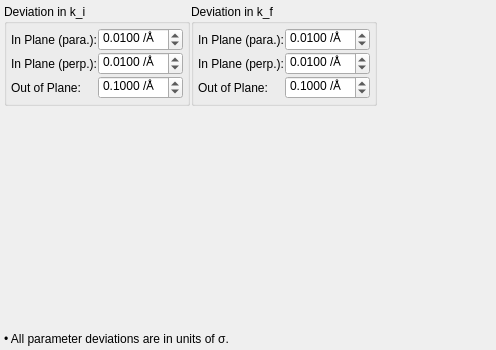
     <widget class="QWidget" name="tabSimple">
      <attribute name="title">
       <string>Simple</string>
      </attribute>
      <layout class="QGridLayout" name="gridLayout_16">
       <property name="leftMargin">
        <number>4</number>
       </property>
       <property name="topMargin">
        <number>4</number>
       </property>
       <property name="rightMargin">
        <number>4</number>
       </property>
       <property name="bottomMargin">
        <number>4</number>
       </property>
       <property name="spacing">
        <number>1</number>
       </property>
       <item row="0" column="0">
        <widget class="QGroupBox" name="groupBox_26">
         <property name="title">
          <string>Deviation in k_i</string>
         </property>
         <layout class="QGridLayout" name="gridLayout_21">
          <property name="leftMargin">
           <number>4</number>
          </property>
          <property name="topMargin">
           <number>4</number>
          </property>
          <property name="rightMargin">
           <number>4</number>
          </property>
          <property name="bottomMargin">
           <number>4</number>
          </property>
          <property name="spacing">
           <number>1</number>
          </property>
          <item row="0" column="0">
           <widget class="QLabel" name="label_4">
            <property name="sizePolicy">
             <sizepolicy hsizetype="Fixed" vsizetype="Preferred">
              <horstretch>0</horstretch>
              <verstretch>0</verstretch>
             </sizepolicy>
            </property>
            <property name="text">
             <string>In Plane (para.):</string>
            </property>
           </widget>
          </item>
          <item row="0" column="1">
           <widget class="QDoubleSpinBox" name="spinSigKi">
            <property name="suffix">
             <string> /Å</string>
            </property>
            <property name="decimals">
             <number>4</number>
            </property>
            <property name="singleStep">
             <double>0.001000000000000</double>
            </property>
            <property name="value">
             <double>0.010000000000000</double>
            </property>
           </widget>
          </item>
          <item row="1" column="0">
           <widget class="QLabel" name="label_4_2">
            <property name="sizePolicy">
             <sizepolicy hsizetype="Fixed" vsizetype="Preferred">
              <horstretch>0</horstretch>
              <verstretch>0</verstretch>
             </sizepolicy>
            </property>
            <property name="text">
             <string>In Plane (perp.):</string>
            </property>
           </widget>
          </item>
          <item row="1" column="1">
           <widget class="QDoubleSpinBox" name="spinSigKi_perp">
            <property name="suffix">
             <string> /Å</string>
            </property>
            <property name="decimals">
             <number>4</number>
            </property>
            <property name="singleStep">
             <double>0.001000000000000</double>
            </property>
            <property name="value">
             <double>0.010000000000000</double>
            </property>
           </widget>
          </item>
          <item row="2" column="0">
           <widget class="QLabel" name="label_5">
            <property name="sizePolicy">
             <sizepolicy hsizetype="Fixed" vsizetype="Preferred">
              <horstretch>0</horstretch>
              <verstretch>0</verstretch>
             </sizepolicy>
            </property>
            <property name="text">
             <string>Out of Plane:</string>
            </property>
           </widget>
          </item>
          <item row="2" column="1">
           <widget class="QDoubleSpinBox" name="spinSigKi_z">
            <property name="suffix">
             <string> /Å</string>
            </property>
            <property name="decimals">
             <number>4</number>
            </property>
            <property name="singleStep">
             <double>0.001000000000000</double>
            </property>
            <property name="value">
             <double>0.100000000000000</double>
            </property>
           </widget>
          </item>
         </layout>
        </widget>
       </item>
       <item row="0" column="1">
        <widget class="QGroupBox" name="groupBox_27">
         <property name="title">
          <string>Deviation in k_f</string>
         </property>
         <layout class="QGridLayout" name="gridLayout_20">
          <property name="leftMargin">
           <number>4</number>
          </property>
          <property name="topMargin">
           <number>4</number>
          </property>
          <property name="rightMargin">
           <number>4</number>
          </property>
          <property name="bottomMargin">
           <number>4</number>
          </property>
          <property name="spacing">
           <number>1</number>
          </property>
          <item row="0" column="0">
           <widget class="QLabel" name="label_6">
            <property name="sizePolicy">
             <sizepolicy hsizetype="Fixed" vsizetype="Preferred">
              <horstretch>0</horstretch>
              <verstretch>0</verstretch>
             </sizepolicy>
            </property>
            <property name="text">
             <string>In Plane (para.):</string>
            </property>
           </widget>
          </item>
          <item row="0" column="1">
           <widget class="QDoubleSpinBox" name="spinSigKf">
            <property name="suffix">
             <string> /Å</string>
            </property>
            <property name="decimals">
             <number>4</number>
            </property>
            <property name="singleStep">
             <double>0.001000000000000</double>
            </property>
            <property name="value">
             <double>0.010000000000000</double>
            </property>
           </widget>
          </item>
          <item row="1" column="0">
           <widget class="QLabel" name="label_6_2">
            <property name="sizePolicy">
             <sizepolicy hsizetype="Fixed" vsizetype="Preferred">
              <horstretch>0</horstretch>
              <verstretch>0</verstretch>
             </sizepolicy>
            </property>
            <property name="text">
             <string>In Plane (perp.):</string>
            </property>
           </widget>
          </item>
          <item row="1" column="1">
           <widget class="QDoubleSpinBox" name="spinSigKf_perp">
            <property name="suffix">
             <string> /Å</string>
            </property>
            <property name="decimals">
             <number>4</number>
            </property>
            <property name="singleStep">
             <double>0.001000000000000</double>
            </property>
            <property name="value">
             <double>0.010000000000000</double>
            </property>
           </widget>
          </item>
          <item row="2" column="0">
           <widget class="QLabel" name="label_7">
            <property name="sizePolicy">
             <sizepolicy hsizetype="Fixed" vsizetype="Preferred">
              <horstretch>0</horstretch>
              <verstretch>0</verstretch>
             </sizepolicy>
            </property>
            <property name="text">
             <string>Out of Plane:</string>
            </property>
           </widget>
          </item>
          <item row="2" column="1">
           <widget class="QDoubleSpinBox" name="spinSigKf_z">
            <property name="suffix">
             <string> /Å</string>
            </property>
            <property name="decimals">
             <number>4</number>
            </property>
            <property name="singleStep">
             <double>0.001000000000000</double>
            </property>
            <property name="value">
             <double>0.100000000000000</double>
            </property>
           </widget>
          </item>
         </layout>
        </widget>
       </item>
       <item row="1" column="0" colspan="3">
        <spacer name="verticalSpacer_5">
         <property name="orientation">
          <enum>Qt::Vertical</enum>
         </property>
         <property name="sizeHint" stdset="0">
          <size>
           <width>488</width>
           <height>225</height>
          </size>
         </property>
        </spacer>
       </item>
       <item row="2" column="0" colspan="3">
        <widget class="QLabel" name="label_15">
         <property name="text">
          <string>• All parameter deviations are in units of σ.</string>
         </property>
        </widget>
       </item>
      </layout>
     </widget>
